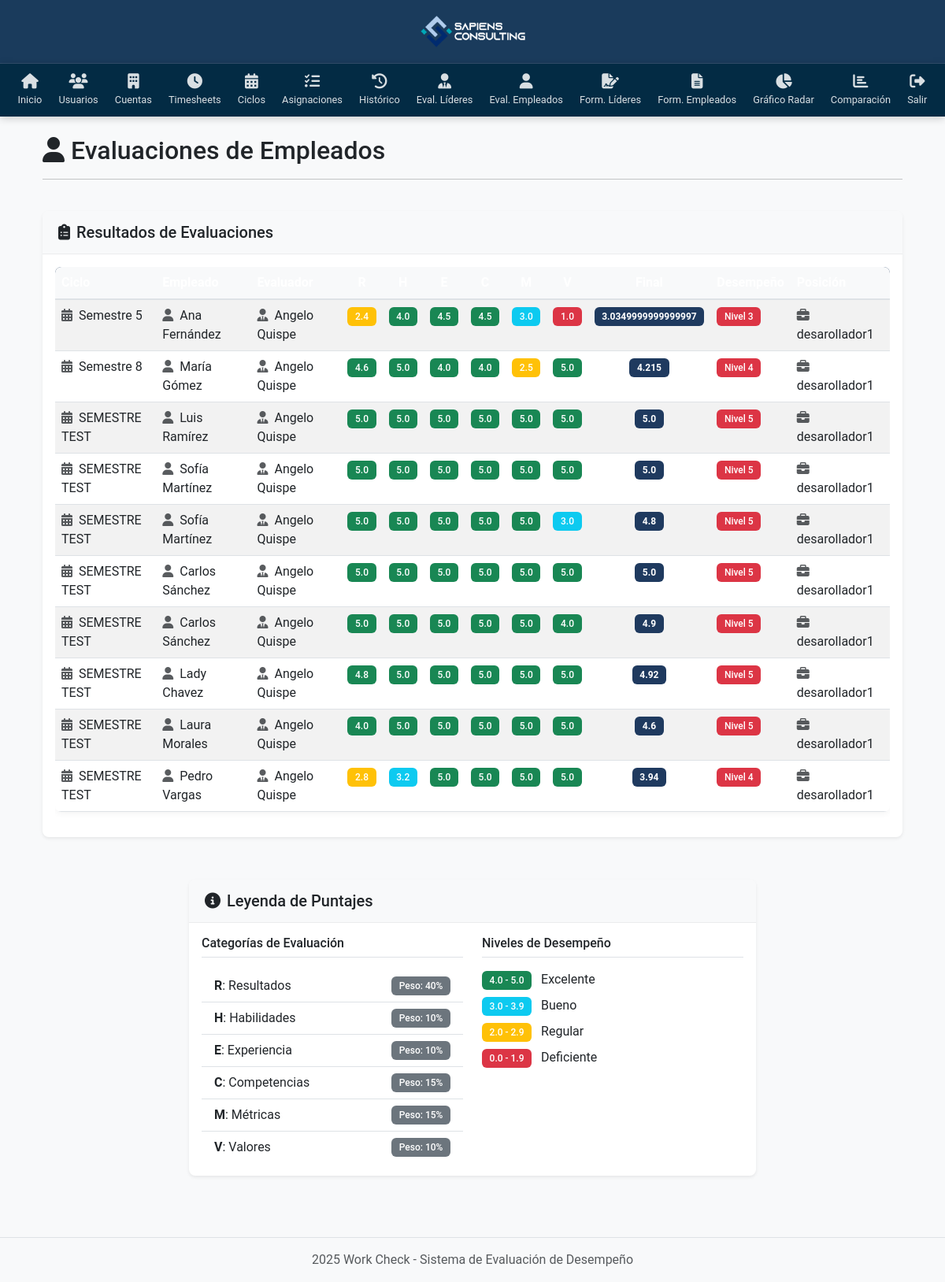
/employees_evaluations/ (signed in), run on the app's committed database.
### System/models.py (models this page shows)
class Permanent_EvaluationAssignment(models.Model):
    evaluator = models.ForeignKey(Usuario, on_delete=models.CASCADE, related_name='permanent_evaluator_assignments')
    employee = models.ForeignKey(Usuario, on_delete=models.CASCADE, related_name='permanent_employee_assignments')
    status = models.CharField(max_length=50)
    created_at = models.DateTimeField(auto_now_add=True)
    summary = models.ForeignKey(Summary, on_delete=models.CASCADE, null=True, blank=True)
    evaluation_details = models.ForeignKey(EvaluationDetails, on_delete=models.CASCADE, null=True, blank=True)
    evaluation_cycle = models.CharField(max_length=50)

class Summary(models.Model):
    employee = models.ForeignKey(Usuario, on_delete=models.CASCADE, related_name='employee_summaries')
    evaluator = models.ForeignKey(Usuario, on_delete=models.CASCADE, related_name='evaluator_summaries')
    R = models.FloatField() # Ponderado Responsabilidades de la posición
    L = models.FloatField(blank=True, null=True) # Ponderado Responsabilidades por liderazgo
    H = models.FloatField() # Ponderado Habilidades
    E = models.FloatField() # Ponderado Enfoque
    C = models.FloatField() # Ponderado Competencia Técnica
    M = models.FloatField() # Ponderado Metas y Resultados
    V = models.FloatField() # Ponderado Valores Corporativos
    final_score = models.FloatField() # Suma de ponderados
    performance_level = models.CharField(max_length=50)
    evaluation_type = models.CharField(max_length=50)
    created_at = models.DateTimeField(auto_now_add=True)
    position = models.ForeignKey(Position, on_delete=models.PROTECT)

class Usuario(models.Model):
    first_name = models.CharField(max_length=50)
    middle_name = models.CharField(max_length=50, blank=True, null=True)
    last_name = models.CharField(max_length=50)
    second_last_name = models.CharField(max_length=50, blank=True, null=True)
    user_type = models.CharField(max_length=50)
    position = models.ForeignKey(Position, on_delete=models.PROTECT)

class Position(models.Model):
    position_code = models.CharField(max_length=20)
    position_name = models.CharField(max_length=100)

### System/views.py (the view)
# urls.py: path('employees_evaluations/', views.employees_evaluations, name='employees_evaluations'),
@login_required
def employees_evaluations(request):
    assignments = Permanent_EvaluationAssignment.objects.filter(summary__evaluation_type="Empleados")
    return render(request, 'System/employees_evaluations.html', {'assignments': assignments})

### System/views.py (called while the page is built)
def login_required(view_func):
    @wraps(view_func)
    def wrapped_view(request, *args, **kwargs):
        if not request.session.get('user_id'):
            return redirect('login')
        return view_func(request, *args, **kwargs)
    return wrapped_view

### System/templates/System/employees_evaluations.html (shortened to what this page needs)
{% extends 'System/base.html' %}
{% load static %}
{% block content %}
<div class="container">
    <div class="row mb-4">
        <div class="col-12">
            <div class="d-flex align-items-center">
                <h2 class="mb-0"><i class="fas fa-user me-2"></i>Evaluaciones de Empleados</h2>
            </div>
            <hr class="mt-3">
        </div>
    </div>
    <div class="row">
        <div class="col-12">
            <div class="card shadow-sm">
                <div class="card-header bg-light">
                    <h5 class="card-title mb-0"><i class="fas fa-clipboard-list me-2"></i>Resultados de Evaluaciones</h5>
                </div>
                <div class="card-body">
                    <div class="table-responsive">
                        <table class="table table-hover table-striped">
                            <thead class="table-dark">
                                <tr>
                                    <th scope="col">Ciclo</th>
                                    <th scope="col">Empleado</th>
                                    <th scope="col">Evaluador</th>
                                    <th scope="col" class="text-center">R</th>
                                    <th scope="col" class="text-center">H</th>
                                    <th scope="col" class="text-center">E</th>
                                    <th scope="col" class="text-center">C</th>
                                    <th scope="col" class="text-center">M</th>
                                    <th scope="col" class="text-center">V</th>
                                    <th scope="col" class="text-center">Final</th>
                                    <th scope="col">Desempeño</th>
                                    <th scope="col">Posición</th>
                                </tr>
                            </thead>
                            <tbody>
                                {% for assignment in assignments %}
                                    {% if assignment.summary %}
                                        <tr>
                                            <td>
                                                <i class="fas fa-calendar-alt me-1 text-muted"></i>
                                                {{ assignment.evaluation_cycle }}
                                            </td>
                                            <td>
                                                <i class="fas fa-user me-1 text-muted"></i>
                                                {{ assignment.summary.employee.first_name }} {{ assignment.summary.employee.last_name }}
                                            </td>
                                            <td>
                                                <i class="fas fa-user-tie me-1 text-muted"></i>
                                                {{ assignment.summary.evaluator.first_name }} {{ assignment.summary.evaluator.last_name }}
                                            </td>
                                            <td class="text-center">
                                                <span class="badge {% if assignment.summary.R >= 4 %}bg-success{% elif assignment.summary.R >= 3 %}bg-info{% elif assignment.summary.R >= 2 %}bg-warning{% else %}bg-danger{% endif %}">
                                                    {{ assignment.summary.R }}
                                                </span>
                                            </td>
                                            <td class="text-center">
                                                <span class="badge {% if assignment.summary.H >= 4 %}bg-success{% elif assignment.summary.H >= 3 %}bg-info{% elif assignment.summary.H >= 2 %}bg-warning{% else %}bg-danger{% endif %}">
                                                    {{ assignment.summary.H }}
                                                </span>
                                            </td>
                                            <td class="text-center">
                                                <span class="badge {% if assignment.summary.E >= 4 %}bg-success{% elif assignment.summary.E >= 3 %}bg-info{% elif assignment.summary.E >= 2 %}bg-warning{% else %}bg-danger{% endif %}">
                                                    {{ assignment.summary.E }}
                                                </span>
                                            </td>
                                            <td class="text-center">
                                                <span class="badge {% if assignment.summary.C >= 4 %}bg-success{% elif assignment.summary.C >= 3 %}bg-info{% elif assignment.summary.C >= 2 %}bg-warning{% else %}bg-danger{% endif %}">
                                                    {{ assignment.summary.C }}
                                                </span>
                                            </td>
                                            <td class="text-center">
                                                <span class="badge {% if assignment.summary.M >= 4 %}bg-success{% elif assignment.summary.M >= 3 %}bg-info{% elif assignment.summary.M >= 2 %}bg-warning{% else %}bg-danger{% endif %}">
                                                    {{ assignment.summary.M }}
                                                </span>
                                            </td>
                                            <td class="text-center">
                                                <span class="badge {% if assignment.summary.V >= 4 %}bg-success{% elif assignment.summary.V >= 3 %}bg-info{% elif assignment.summary.V >= 2 %}bg-warning{% else %}bg-danger{% endif %}">
                                                    {{ assignment.summary.V }}
                                                </span>
                                            </td>
                                            <td class="text-center">
                                                <span class="badge bg-primary fw-bold">
                                                    {{ assignment.summary.final_score }}
                                                </span>
                                            </td>
                                            <td>
                                                <span class="badge
                                                    {% if assignment.summary.performance_level == 'Excelente' %}
                                                        bg-success
                                                    {% elif assignment.summary.performance_level == 'Bueno' %}
                                                        bg-info
                                                    {% elif assignment.summary.performance_level == 'Regular' %}
                                                        bg-warning
                                                    {% else %}
                                                        bg-danger
                                                    {% endif %}">
                                                    {{ assignment.summary.performance_level }}
                                                </span>
                                            </td>
                                            <td>
                                                <i class="fas fa-briefcase me-1 text-muted"></i>
                                                {{ assignment.summary.position.position_name }}
                                            </td>
                                        </tr>
                                    {% endif %}
                                {% endfor %}
                            </tbody>
                        </table>
                    </div>
                </div>
            </div>
        </div>
    </div>
    <div class="row mt-4">
        <div class="col-lg-8 mx-auto">
            <div class="card shadow-sm">
                <div class="card-header bg-light">
                    <h5 class="card-title mb-0"><i class="fas fa-info-circle me-2"></i>Leyenda de Puntajes</h5>
                </div>
                <div class="card-body">
                    <div class="row">
                        <div class="col-md-6">
                            <h6 class="border-bottom pb-2 mb-3">Categorías de Evaluación</h6>
                            <ul class="list-group list-group-flush">
                                <li class="list-group-item d-flex justify-content-between align-items-center">
                                    <span><strong>R</strong>: Resultados</span>
                                    <span class="badge bg-secondary">Peso: 40%</span>
                                </li>
                                <li class="list-group-item d-flex justify-content-between align-items-center">
                                    <span><strong>H</strong>: Habilidades</span>
                                    <span class="badge bg-secondary">Peso: 10%</span>
                                </li>
                                <li class="list-group-item d-flex justify-content-between align-items-center">
                                    <span><strong>E</strong>: Experiencia</span>
                                    <span class="badge bg-secondary">Peso: 10%</span>
                                </li>
                                <li class="list-group-item d-flex justify-content-between align-items-center">
                                    <span><strong>C</strong>: Competencias</span>
                                    <span class="badge bg-secondary">Peso: 15%</span>
                                </li>
                                <li class="list-group-item d-flex justify-content-between align-items-center">
                                    <span><strong>M</strong>: Métricas</span>
                                    <span class="badge bg-secondary">Peso: 15%</span>
                                </li>
                                <li class="list-group-item d-flex justify-content-between align-items-center">
                                    <span><strong>V</strong>: Valores</span>
                                    <span class="badge bg-secondary">Peso: 10%</span>
                                </li>
                            </ul>
                        </div>
                        <div class="col-md-6">
                            <h6 class="border-bottom pb-2 mb-3">Niveles de Desempeño</h6>
                            <div class="mb-2">
                                <span class="badge bg-success me-2">4.0 - 5.0</span>
                                <span>Excelente</span>
                            </div>
                            <div class="mb-2">
                                <span class="badge bg-info me-2">3.0 - 3.9</span>
                                <span>Bueno</span>
                            </div>
                            <div class="mb-2">
                                <span class="badge bg-warning me-2">2.0 - 2.9</span>
                                <span>Regular</span>
                            </div>
                            <div class="mb-2">
                                <span class="badge bg-danger me-2">0.0 - 1.9</span>
                                <span>Deficiente</span>
                            </div>
                        </div>
                    </div>
                </div>
            </div>
        </div>
    </div>
</div>
{% endblock %}

### System/static/css/styles.css (style rules this page uses)
body { font-family: 'Roboto', Arial, sans-serif; min-height: 100vh; display: flex; flex-direction: column; background-color: #f8f9fa; margin: 0; padding: 0; }
.container { flex: 1; }
.card { border: none; border-radius: 8px; box-shadow: 0 4px 12px rgba(0, 0, 0, 0.05); transition: transform 0.3s, box-shadow 0.3s; margin-bottom: 20px; }
.card-header { background-color: #f8f9fa; border-bottom: 1px solid rgba(0, 0, 0, 0.05); font-weight: 600; }
.table { box-shadow: 0 2px 8px rgba(0, 0, 0, 0.05); border-radius: 8px; overflow: hidden; }
.table thead th { background-color: #f8f9fa; border-bottom: 2px solid #dee2e6; font-weight: 600; }

### System/templates/System/employees_evaluations.html (style rules this page uses)
.table thead { background-color: #1f3a5f; }
.card { border-radius: 8px; overflow: hidden; margin-bottom: 30px; border: none; }
.card-header { border-bottom: 1px solid rgba(0, 0, 0, 0.05); padding: 15px 20px; }
.badge { font-weight: 500; padding: 0.5em 0.8em; }
.bg-primary { background-color: #1f3a5f !important; }

### data on the page
Permanent_EvaluationAssignment: evaluation_cycle "Semestre 5", summary.employee.first_name "Ana", summary.employee.last_name "Fernández", summary.evaluator.first_name "Angelo", summary.evaluator.last_name "Quispe", summary.R "2.4", summary.H "4.0", summary.E "4.5", summary.C "4.5", summary.M "3.0", summary.V "1.0", summary.final_score "3.0349999999999997", summary.performance_level "Nivel 3", summary.position.position_name "desarollador1"
Permanent_EvaluationAssignment: evaluation_cycle "Semestre 8", summary.employee.first_name "María", summary.employee.last_name "Gómez", summary.evaluator.first_name "Angelo", summary.evaluator.last_name "Quispe", summary.R "4.6", summary.H "5.0", summary.E "4.0", summary.C "4.0", summary.M "2.5", summary.V "5.0", summary.final_score "4.215", summary.performance_level "Nivel 4", summary.position.position_name "desarollador1"
Permanent_EvaluationAssignment: evaluation_cycle "SEMESTRE TEST", summary.employee.first_name "Luis", summary.employee.last_name "Ramírez", summary.evaluator.first_name "Angelo", summary.evaluator.last_name "Quispe", summary.R "5.0", summary.H "5.0", summary.E "5.0", summary.C "5.0", summary.M "5.0", summary.V "5.0", summary.final_score "5.0", summary.performance_level "Nivel 5", summary.position.position_name "desarollador1"
Permanent_EvaluationAssignment: evaluation_cycle "SEMESTRE TEST", summary.employee.first_name "Sofía", summary.employee.last_name "Martínez", summary.evaluator.first_name "Angelo", summary.evaluator.last_name "Quispe", summary.R "5.0", summary.H "5.0", summary.E "5.0", summary.C "5.0", summary.M "5.0", summary.V "5.0", summary.final_score "5.0", summary.performance_level "Nivel 5", summary.position.position_name "desarollador1"
Permanent_EvaluationAssignment: evaluation_cycle "SEMESTRE TEST", summary.employee.first_name "Sofía", summary.employee.last_name "Martínez", summary.evaluator.first_name "Angelo", summary.evaluator.last_name "Quispe", summary.R "5.0", summary.H "5.0", summary.E "5.0", summary.C "5.0", summary.M "5.0", summary.V "3.0", summary.final_score "4.8", summary.performance_level "Nivel 5", summary.position.position_name "desarollador1"
Permanent_EvaluationAssignment: evaluation_cycle "SEMESTRE TEST", summary.employee.first_name "Carlos", summary.employee.last_name "Sánchez", summary.evaluator.first_name "Angelo", summary.evaluator.last_name "Quispe", summary.R "5.0", summary.H "5.0", summary.E "5.0", summary.C "5.0", summary.M "5.0", summary.V "5.0", summary.final_score "5.0", summary.performance_level "Nivel 5", summary.position.position_name "desarollador1"
Permanent_EvaluationAssignment: evaluation_cycle "SEMESTRE TEST", summary.employee.first_name "Carlos", summary.employee.last_name "Sánchez", summary.evaluator.first_name "Angelo", summary.evaluator.last_name "Quispe", summary.R "5.0", summary.H "5.0", summary.E "5.0", summary.C "5.0", summary.M "5.0", summary.V "4.0", summary.final_score "4.9", summary.performance_level "Nivel 5", summary.position.position_name "desarollador1"
Permanent_EvaluationAssignment: evaluation_cycle "SEMESTRE TEST", summary.employee.first_name "Lady", summary.employee.last_name "Chavez", summary.evaluator.first_name "Angelo", summary.evaluator.last_name "Quispe", summary.R "4.8", summary.H "5.0", summary.E "5.0", summary.C "5.0", summary.M "5.0", summary.V "5.0", summary.final_score "4.92", summary.performance_level "Nivel 5", summary.position.position_name "desarollador1"
Permanent_EvaluationAssignment: evaluation_cycle "SEMESTRE TEST", summary.employee.first_name "Laura", summary.employee.last_name "Morales", summary.evaluator.first_name "Angelo", summary.evaluator.last_name "Quispe", summary.R "4.0", summary.H "5.0", summary.E "5.0", summary.C "5.0", summary.M "5.0", summary.V "5.0", summary.final_score "4.6", summary.performance_level "Nivel 5", summary.position.position_name "desarollador1"
Permanent_EvaluationAssignment: evaluation_cycle "SEMESTRE TEST", summary.employee.first_name "Pedro", summary.employee.last_name "Vargas", summary.evaluator.first_name "Angelo", summary.evaluator.last_name "Quispe", summary.R "2.8", summary.H "3.2", summary.E "5.0", summary.C "5.0", summary.M "5.0", summary.V "5.0", summary.final_score "3.94", summary.performance_level "Nivel 4", summary.position.position_name "desarollador1"
